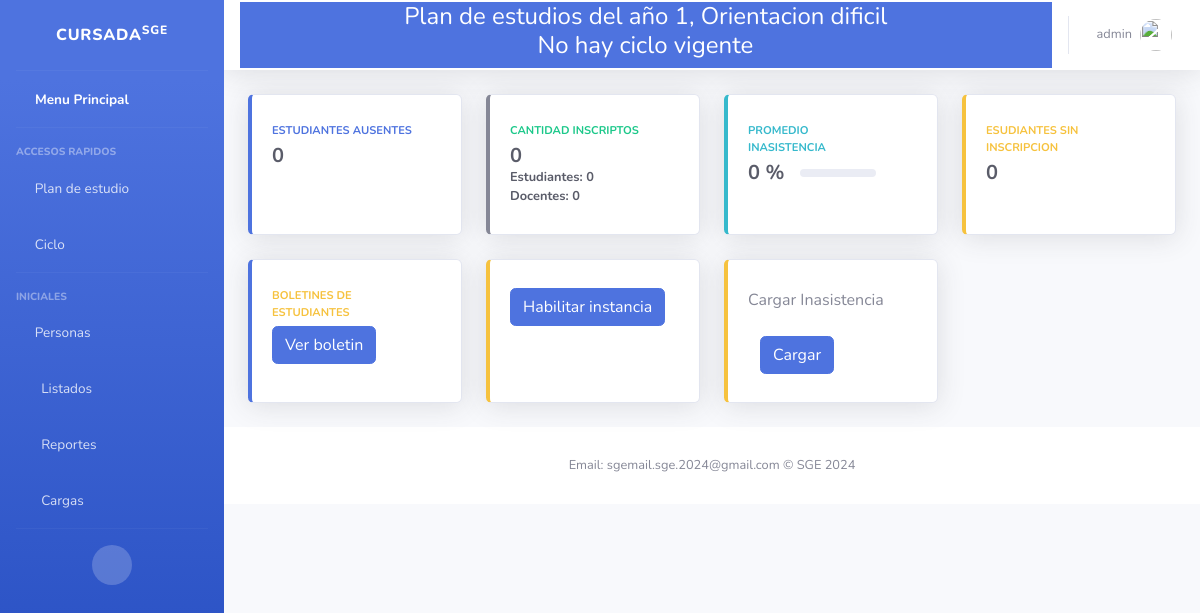
/Clases/clases/menu (signed in), run on an earlier commit of the app's database.
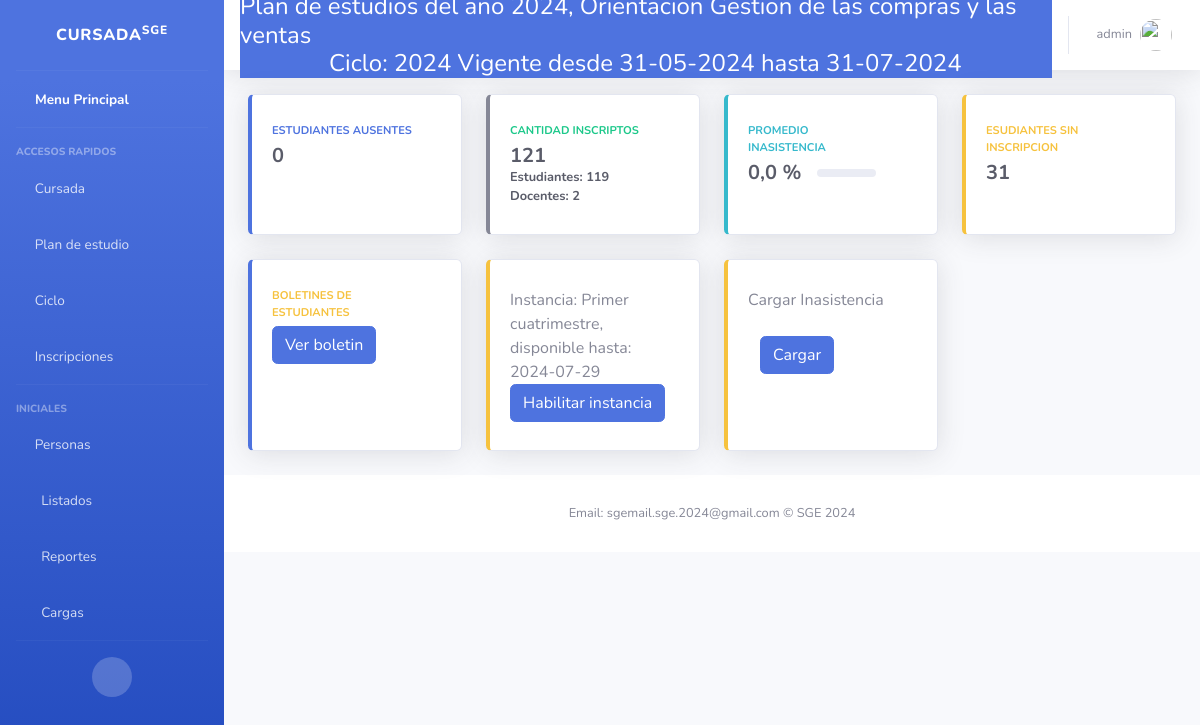
And on a later commit of the database.
### Core/models.py (models this page shows, shortened)
class PlanDeEstudios(models.Model):
    MAXCODIGO=20
    MAXANIO=4
    MAXORIENTACION= 50
    MAXNIVEL= 50
    MAXDESCRIPCION=50
    codigo= models.CharField(
        help_text="Ej: 123456",
        unique=True,
        max_length=MAXCODIGO,
        null=False,
        blank=False,
        error_messages={
            'blank': "El nombre es obligatorio"
        }
    )
    anio = models.CharField(
        help_text="Ej: 2024",
        unique=False,
        max_length=MAXANIO,
        null=True,
        blank=False,
        default= 1,
        error_messages={
            'blank': "el anio es obligatorio"
        }
    )
    orientacion = models.CharField(
        help_text="Ej: Profesorado de educacion primaria",
        unique=False,
        max_length=MAXORIENTACION,
        null=False,
        blank=False,
        primary_key=False,
        error_messages={
            'blank': "la orientacion es obligatoria"
        }
    )
    nivel = models.CharField(
        help_text="Ej: Primario",
        unique=False,
        max_length= MAXORIENTACION,
        null=False,
        blank=False,
        error_messages={
            'blank': "El nivel es obligatorio"
        }
    )
    descripcion = models.CharField(
        help_text="Ej: descripcion del plan de estudios",
        unique=False,
        max_length= MAXDESCRIPCION,
        null=False,
        blank=True,
    )
    esActual = models.BooleanField(
        default= True
    )
    implementado = models.BooleanField(
        default= False
    )
    cantidadAnios = models.PositiveIntegerField()
    def __str__(self):
        return "Plan de estudios del año {0}, Orientacion {1}".format(self.anio, self.orientacion)

class Ciclo (models.Model):
    anioCalendario = models.CharField(
        help_text="Ej: 2024",
        max_length=4,
        unique= True)
    fechaInicio = models.DateField(help_text="Ej: 16/02/2024",
                                   default=now)
    plan = models.ForeignKey(PlanDeEstudios, blank=False, on_delete=models.CASCADE)
    fechaFin = models.DateField(help_text="Ej: 28/11/2024",)
    esActual = models.BooleanField(
        default= True
    )
    def __str__(self):
        return "{0} Vigente desde {1} hasta {2}".format(self.anioCalendario,self.fechaInicio.strftime("%d-%m-%Y"), self.fechaFin.strftime("%d-%m-%Y"))

class Instancia(models.Model):
    ciclo = models.ForeignKey(Ciclo, on_delete=models.CASCADE)
    nombre = models.CharField(help_text="Ej: Nota Final"
                              ,max_length= 50)
    disponible = models.BooleanField(default = False)
    fecha_inicio = models.DateField(help_text="Ej: 16/02/2024",
                                   default=now)
    fecha_fin = models.DateField(help_text="Ej: 16/02/2024")
    def __str__(self):
        return "Instancia: {0}, disponible hasta: {1}".format(self.nombre, self.fecha_fin)

### Clases/views.py (the view)
@login_required
def menuCursada(request):
    fecha_str = str(timezone.now())
    print(fecha_str)
    instanciaDisponible = Instancia.objects.filter(ciclo = request.ciclo,disponible = True)
    fecha_iso = fecha_str.split(" ")[0]  # Obtiene solo la parte de la fecha (AAAA-MM-DD)
    fecha_hoy = datetime.fromisoformat(fecha_iso)
    ciclo = request.ciclo
    inscriptos = Inscripcion.objects.filter(ciclo = ciclo)
    cantInscriptos = inscriptos.count()
    cantDocInsciptos = InscripcionDocente.objects.filter(ciclo = ciclo).count()
    estudiantes_sin_inscripcion = Estudiante.objects.exclude(inscripcion__ciclo=ciclo).count()
    inasistencias_hoy = Inasistencias.objects.filter(dia = fecha_hoy).count()
    if cantInscriptos == 0:
        porcentaje = 0
    else:
        porcentaje = round((inasistencias_hoy / cantInscriptos)*100 ,2)
    print("ACAAAAAAAAA INASISTENCIAS",inasistencias_hoy)
    return render(request, 'Cursada/menuCursada.html',{
        'ciclo ': ciclo,
        'cantInscriptos' : cantInscriptos,
        'cantDocInscriptos' : cantDocInsciptos,
        'total' : cantInscriptos + cantDocInsciptos,
        'sinInscripcion' : estudiantes_sin_inscripcion,
        'inasistencias' : inasistencias_hoy,
        'instanciaDisponible' : instanciaDisponible,
        'porcentaje': porcentaje
    })

### Clases/templates/Cursada/menuCursada.html (shortened to what the changed rows need)
{% extends 'index.html' %}
{% block content %}
<div class="row">
  <div class="col-xl-3 col-md-6 mb-4">
      <div class="card border-left-secondary shadow h-100 py-2">
          <div class="card-body">
              <div class="row no-gutters align-items-center">
                  <div class="col mr-2">
                      <div class="text-xs font-weight-bold text-success text-uppercase mb-1">
                          Cantidad inscriptos</div>
                      <div class="h5 mb-0 font-weight-bold text-gray-800">{{ total }}</div>
                      <div class="small mb-0 font-weight-bold text-gray-800">Estudiantes: {{ cantInscriptos }}</div>
                      <div class="small mb-0 font-weight-bold text-gray-800">Docentes: {{ cantDocInscriptos }}</div>
                  </div>
              </div>
          </div>
      </div>
  </div>
  <div class="col-xl-3 col-md-6 mb-4">
      <div class="card border-left-info shadow h-100 py-2">
          <div class="card-body">
              <div class="row no-gutters align-items-center">
                  <div class="col mr-2">
                      <div class="row no-gutters align-items-center">
                          <div class="col-auto">
                              <div class="h5 mb-0 mr-3 font-weight-bold text-gray-800">{{porcentaje}} % </div>
                          </div>
                      </div>
                  </div>
              </div>
          </div>
      </div>
  </div>
  <div class="col-xl-3 col-md-6 mb-4">
      <div class="card border-left-warning shadow h-100 py-2">
          <div class="card-body">
              <div class="row no-gutters align-items-center">
                  <div class="col mr-2">
                      <div class="text-xs font-weight-bold text-warning text-uppercase mb-1">
                          Esudiantes sin inscripcion</div>
                      <div class="h5 mb-0 font-weight-bold text-gray-800">{{ sinInscripcion }}</div>
                  </div>
              </div>
          </div>
      </div>
  </div>
  <div class="col-xl-3 col-md-6 mb-4">
    <div class="card border-left-warning shadow h-100 py-2">
        <div class="card-body">
            <div class="row no-gutters align-items-center">
                <div class="col mr-2">
                    {% for instancia in instanciaDisponible %}
                    {{instancia}}
                    <br>
                    {% endfor %}
                    <a href="/Clases/verInstancias">
                    </a>
                </div>
            </div>
        </div>
    </div>
  </div>
</div>
</div>
{% endblock %}

### principal/templates/index.html (shortened to what the changed rows need)
<!DOCTYPE html>
<html lang="en">
<head>
    <link href="https://cdn.jsdelivr.net/npm/bootstrap@5.2.3/dist/css/bootstrap.min.css" rel="stylesheet">
    <link href= "{% static 'vendor/fontawesome-free/css/all.min.css' %}" rel="stylesheet" type="text/css">
    <link href="{% static 'css/sb-admin-2.min.css' %}" rel="stylesheet">
    {% load bootstrap5 %}
</head>
{% block sidebar %}
<body id="page-top">
    <div id="wrapper">
        <ul class="navbar-nav bg-gradient-primary sidebar sidebar-dark accordion" id="accordionSidebar">
            {% if request.hayCicloActivo %}
            <li class="nav-item">
                <a class="nav-link collapsed" href="#" data-toggle="collapse" data-target="#collapseTree"
                    aria-expanded="true" aria-controls="collapseTwo">
                    <i class="far fa-file"></i>
                    <span>Cursada</span>
                </a>
            </li>
            {% endif %}
            {% if request.hayCicloActivo %}
            <li class="nav-item">
                <a class="nav-link collapsed" href="#" data-toggle="collapse" data-target="#collapseUtilities"
                    aria-expanded="true" aria-controls="collapseUtilities">
                    <i class="fas fa-user-check"></i>
                    <span>Inscripciones</span>
                </a>
            </li>
            {% endif %}
            {% endblock sidebar %}
        </ul>
        <div id="content-wrapper" class="d-flex flex-column">
            <div id="content">
<nav class="navbar navbar-expand navbar-light bg-white topbar mb-4 static-top shadow">
    <div class="container input-group btn-primary d-flex flex-column">
        {% if request.hayPlan %}
        <h4 class="mb-0">{{request.plan}}</h4>
        {% else %}
        <h4> No hay plan vigente</h4>
        {% endif %}
        {% if request.ciclo %}
        <h4 class="mb-0">Ciclo: {{request.ciclo}}</h4>
        {% else %}
        <h4> No hay ciclo vigente</h4>
        {% endif %}
    </div>
</nav>
                <div class="container-fluid">
                {% block content %}{% endblock content %}
        </div>
</body>
</html>

What changed in the data, as far as the page shows it:
removed PlanDeEstudios: plan "Plan de estudios del año 1, Orientacion dificil"
added Ciclo: ciclo "2024 Vigente desde 31-05-2024 hasta 31-07-2024"
added Instancia: nombre+fecha_fin "Instancia: Primer cuatrimestre, disponible hasta: 2024-07-29"
Also different on the page:
{{ total }}: "0" → "121"
{{ cantInscriptos }}: "0" → "119"
{{ cantDocInscriptos }}: "0" → "2"
{{ porcentaje }}: "0" → "0,0"
{{ sinInscripcion }}: "0" → "31"
text no longer shown: "No hay ciclo vigente"
text now shown: "Cursada Inscripciones Ciclo:"
